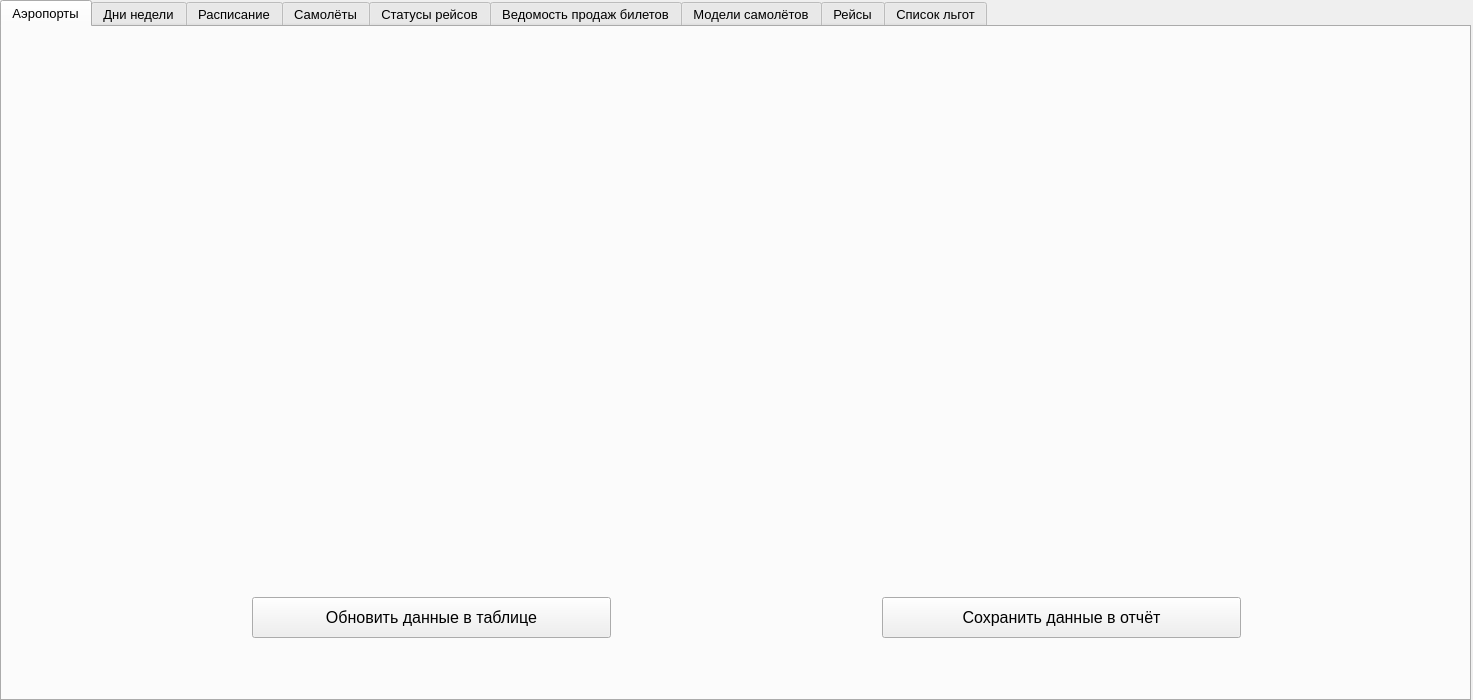
<?xml version="1.0" encoding="UTF-8"?>
<ui version="4.0">
 <class>AdminClass</class>
 <widget class="QWidget" name="AdminClass">
  <property name="geometry">
   <rect>
    <x>0</x>
    <y>0</y>
    <width>1473</width>
    <height>700</height>
   </rect>
  </property>
  <property name="windowTitle">
   <string>Администратор</string>
  </property>
  <widget class="QTabWidget" name="tabTables">
   <property name="geometry">
    <rect>
     <x>0</x>
     <y>0</y>
     <width>1471</width>
     <height>701</height>
    </rect>
   </property>
   <property name="font">
    <font>
     <pointsize>10</pointsize>
    </font>
   </property>
   <property name="currentIndex">
    <number>0</number>
   </property>
   <widget class="QWidget" name="airports_tab">
    <attribute name="title">
     <string>Аэропорты</string>
    </attribute>
    <widget class="QWidget" name="formLayoutWidget_23">
     <property name="geometry">
      <rect>
       <x>0</x>
       <y>10</y>
       <width>1461</width>
       <height>501</height>
      </rect>
     </property>
     <layout class="QFormLayout" name="airports_layout"/>
    </widget>
    <widget class="QPushButton" name="upd_airports_table_btn">
     <property name="geometry">
      <rect>
       <x>250</x>
       <y>570</y>
       <width>359</width>
       <height>41</height>
      </rect>
     </property>
     <property name="font">
      <font>
       <pointsize>12</pointsize>
      </font>
     </property>
     <property name="mouseTracking">
      <bool>false</bool>
     </property>
     <property name="text">
      <string>Обновить данные в таблице</string>
     </property>
     <property name="checkable">
      <bool>false</bool>
     </property>
    </widget>
    <widget class="QPushButton" name="save_airports_table_btn">
     <property name="geometry">
      <rect>
       <x>880</x>
       <y>570</y>
       <width>359</width>
       <height>41</height>
      </rect>
     </property>
     <property name="font">
      <font>
       <pointsize>12</pointsize>
      </font>
     </property>
     <property name="mouseTracking">
      <bool>false</bool>
     </property>
     <property name="text">
      <string>Сохранить данные в отчёт</string>
     </property>
     <property name="checkable">
      <bool>false</bool>
     </property>
    </widget>
   </widget>
   <widget class="QWidget" name="days_of_week_tab">
    <attribute name="title">
     <string>Дни недели</string>
    </attribute>
    <widget class="QWidget" name="formLayoutWidget_24">
     <property name="geometry">
      <rect>
       <x>0</x>
       <y>10</y>
       <width>1461</width>
       <height>501</height>
      </rect>
     </property>
     <layout class="QFormLayout" name="days_of_week_layout"/>
    </widget>
    <widget class="QPushButton" name="upd_days_of_week_table_btn">
     <property name="geometry">
      <rect>
       <x>250</x>
       <y>570</y>
       <width>359</width>
       <height>41</height>
      </rect>
     </property>
     <property name="font">
      <font>
       <pointsize>12</pointsize>
      </font>
     </property>
     <property name="mouseTracking">
      <bool>false</bool>
     </property>
     <property name="text">
      <string>Обновить данные в таблице</string>
     </property>
     <property name="checkable">
      <bool>false</bool>
     </property>
    </widget>
    <widget class="QPushButton" name="save_days_of_week_table_btn">
     <property name="geometry">
      <rect>
       <x>880</x>
       <y>570</y>
       <width>359</width>
       <height>41</height>
      </rect>
     </property>
     <property name="font">
      <font>
       <pointsize>12</pointsize>
      </font>
     </property>
     <property name="mouseTracking">
      <bool>false</bool>
     </property>
     <property name="text">
      <string>Сохранить данные в отчёт</string>
     </property>
     <property name="checkable">
      <bool>false</bool>
     </property>
    </widget>
   </widget>
   <widget class="QWidget" name="schedule_tab">
    <attribute name="title">
     <string>Расписание</string>
    </attribute>
    <widget class="QWidget" name="formLayoutWidget_25">
     <property name="geometry">
      <rect>
       <x>0</x>
       <y>10</y>
       <width>1461</width>
       <height>501</height>
      </rect>
     </property>
     <layout class="QFormLayout" name="schedule_layout"/>
    </widget>
    <widget class="QPushButton" name="upd_schedule_table_btn">
     <property name="geometry">
      <rect>
       <x>250</x>
       <y>570</y>
       <width>359</width>
       <height>41</height>
      </rect>
     </property>
     <property name="font">
      <font>
       <pointsize>12</pointsize>
      </font>
     </property>
     <property name="mouseTracking">
      <bool>false</bool>
     </property>
     <property name="text">
      <string>Обновить данные в таблице</string>
     </property>
     <property name="checkable">
      <bool>false</bool>
     </property>
    </widget>
    <widget class="QPushButton" name="save_schedule_table_btn">
     <property name="geometry">
      <rect>
       <x>880</x>
       <y>570</y>
       <width>359</width>
       <height>41</height>
      </rect>
     </property>
     <property name="font">
      <font>
       <pointsize>12</pointsize>
      </font>
     </property>
     <property name="mouseTracking">
      <bool>false</bool>
     </property>
     <property name="text">
      <string>Сохранить данные в отчёт</string>
     </property>
     <property name="checkable">
      <bool>false</bool>
     </property>
    </widget>
   </widget>
   <widget class="QWidget" name="planes_tab">
    <attribute name="title">
     <string>Самолёты</string>
    </attribute>
    <widget class="QWidget" name="formLayoutWidget_26">
     <property name="geometry">
      <rect>
       <x>0</x>
       <y>10</y>
       <width>1461</width>
       <height>501</height>
      </rect>
     </property>
     <layout class="QFormLayout" name="planes_layout"/>
    </widget>
    <widget class="QPushButton" name="upd_planes_table_btn">
     <property name="geometry">
      <rect>
       <x>250</x>
       <y>570</y>
       <width>359</width>
       <height>41</height>
      </rect>
     </property>
     <property name="font">
      <font>
       <pointsize>12</pointsize>
      </font>
     </property>
     <property name="mouseTracking">
      <bool>false</bool>
     </property>
     <property name="text">
      <string>Обновить данные в таблице</string>
     </property>
     <property name="checkable">
      <bool>false</bool>
     </property>
    </widget>
    <widget class="QPushButton" name="save_planes_table_btn">
     <property name="geometry">
      <rect>
       <x>880</x>
       <y>570</y>
       <width>359</width>
       <height>41</height>
      </rect>
     </property>
     <property name="font">
      <font>
       <pointsize>12</pointsize>
      </font>
     </property>
     <property name="mouseTracking">
      <bool>false</bool>
     </property>
     <property name="text">
      <string>Сохранить данные в отчёт</string>
     </property>
     <property name="checkable">
      <bool>false</bool>
     </property>
    </widget>
   </widget>
   <widget class="QWidget" name="statuses_tab">
    <attribute name="title">
     <string>Статусы рейсов</string>
    </attribute>
    <widget class="QWidget" name="formLayoutWidget_27">
     <property name="geometry">
      <rect>
       <x>0</x>
       <y>10</y>
       <width>1461</width>
       <height>501</height>
      </rect>
     </property>
     <layout class="QFormLayout" name="statuses_layout"/>
    </widget>
    <widget class="QPushButton" name="upd_statuses_table_btn">
     <property name="geometry">
      <rect>
       <x>250</x>
       <y>570</y>
       <width>359</width>
       <height>41</height>
      </rect>
     </property>
     <property name="font">
      <font>
       <pointsize>12</pointsize>
      </font>
     </property>
     <property name="mouseTracking">
      <bool>false</bool>
     </property>
     <property name="text">
      <string>Обновить данные в таблице</string>
     </property>
     <property name="checkable">
      <bool>false</bool>
     </property>
    </widget>
    <widget class="QPushButton" name="save_statuses_table_btn">
     <property name="geometry">
      <rect>
       <x>880</x>
       <y>570</y>
       <width>359</width>
       <height>41</height>
      </rect>
     </property>
     <property name="font">
      <font>
       <pointsize>12</pointsize>
      </font>
     </property>
     <property name="mouseTracking">
      <bool>false</bool>
     </property>
     <property name="text">
      <string>Сохранить данные в отчёт</string>
     </property>
     <property name="checkable">
      <bool>false</bool>
     </property>
    </widget>
   </widget>
   <widget class="QWidget" name="sales_tab">
    <attribute name="title">
     <string>Ведомость продаж билетов</string>
    </attribute>
    <widget class="QWidget" name="formLayoutWidget_28">
     <property name="geometry">
      <rect>
       <x>0</x>
       <y>10</y>
       <width>1461</width>
       <height>501</height>
      </rect>
     </property>
     <layout class="QFormLayout" name="sales_layout"/>
    </widget>
    <widget class="QPushButton" name="upd_sales_table_btn">
     <property name="geometry">
      <rect>
       <x>250</x>
       <y>570</y>
       <width>359</width>
       <height>41</height>
      </rect>
     </property>
     <property name="font">
      <font>
       <pointsize>12</pointsize>
      </font>
     </property>
     <property name="mouseTracking">
      <bool>false</bool>
     </property>
     <property name="text">
      <string>Обновить данные в таблице</string>
     </property>
     <property name="checkable">
      <bool>false</bool>
     </property>
    </widget>
    <widget class="QPushButton" name="save_sales_table_btn">
     <property name="geometry">
      <rect>
       <x>880</x>
       <y>570</y>
       <width>359</width>
       <height>41</height>
      </rect>
     </property>
     <property name="font">
      <font>
       <pointsize>12</pointsize>
      </font>
     </property>
     <property name="mouseTracking">
      <bool>false</bool>
     </property>
     <property name="text">
      <string>Сохранить данные в отчёт</string>
     </property>
     <property name="checkable">
      <bool>false</bool>
     </property>
    </widget>
   </widget>
   <widget class="QWidget" name="models_tab">
    <attribute name="title">
     <string>Модели самолётов</string>
    </attribute>
    <widget class="QWidget" name="formLayoutWidget_29">
     <property name="geometry">
      <rect>
       <x>0</x>
       <y>10</y>
       <width>1461</width>
       <height>501</height>
      </rect>
     </property>
     <layout class="QFormLayout" name="models_layout"/>
    </widget>
    <widget class="QPushButton" name="upd_models_table_btn">
     <property name="geometry">
      <rect>
       <x>250</x>
       <y>570</y>
       <width>359</width>
       <height>41</height>
      </rect>
     </property>
     <property name="font">
      <font>
       <pointsize>12</pointsize>
      </font>
     </property>
     <property name="mouseTracking">
      <bool>false</bool>
     </property>
     <property name="text">
      <string>Обновить данные в таблице</string>
     </property>
     <property name="checkable">
      <bool>false</bool>
     </property>
    </widget>
    <widget class="QPushButton" name="save_models_table_btn">
     <property name="geometry">
      <rect>
       <x>880</x>
       <y>570</y>
       <width>359</width>
       <height>41</height>
      </rect>
     </property>
     <property name="font">
      <font>
       <pointsize>12</pointsize>
      </font>
     </property>
     <property name="mouseTracking">
      <bool>false</bool>
     </property>
     <property name="text">
      <string>Сохранить данные в отчёт</string>
     </property>
     <property name="checkable">
      <bool>false</bool>
     </property>
    </widget>
   </widget>
   <widget class="QWidget" name="flights_tab">
    <attribute name="title">
     <string>Рейсы</string>
    </attribute>
    <widget class="QWidget" name="formLayoutWidget_30">
     <property name="geometry">
      <rect>
       <x>0</x>
       <y>10</y>
       <width>1461</width>
       <height>501</height>
      </rect>
     </property>
     <layout class="QFormLayout" name="flights_layout"/>
    </widget>
    <widget class="QPushButton" name="upd_flights_table_btn">
     <property name="geometry">
      <rect>
       <x>250</x>
       <y>570</y>
       <width>359</width>
       <height>41</height>
      </rect>
     </property>
     <property name="font">
      <font>
       <pointsize>12</pointsize>
      </font>
     </property>
     <property name="mouseTracking">
      <bool>false</bool>
     </property>
     <property name="text">
      <string>Обновить данные в таблице</string>
     </property>
     <property name="checkable">
      <bool>false</bool>
     </property>
    </widget>
    <widget class="QPushButton" name="save_flights_table_btn">
     <property name="geometry">
      <rect>
       <x>880</x>
       <y>570</y>
       <width>359</width>
       <height>41</height>
      </rect>
     </property>
     <property name="font">
      <font>
       <pointsize>12</pointsize>
      </font>
     </property>
     <property name="mouseTracking">
      <bool>false</bool>
     </property>
     <property name="text">
      <string>Сохранить данные в отчёт</string>
     </property>
     <property name="checkable">
      <bool>false</bool>
     </property>
    </widget>
   </widget>
   <widget class="QWidget" name="benefits_tab">
    <attribute name="title">
     <string>Список льгот</string>
    </attribute>
    <widget class="QWidget" name="formLayoutWidget_31">
     <property name="geometry">
      <rect>
       <x>0</x>
       <y>10</y>
       <width>1461</width>
       <height>501</height>
      </rect>
     </property>
     <layout class="QFormLayout" name="benefits_layout"/>
    </widget>
    <widget class="QPushButton" name="upd_benefits_table_btn">
     <property name="geometry">
      <rect>
       <x>250</x>
       <y>570</y>
       <width>359</width>
       <height>41</height>
      </rect>
     </property>
     <property name="font">
      <font>
       <pointsize>12</pointsize>
      </font>
     </property>
     <property name="mouseTracking">
      <bool>false</bool>
     </property>
     <property name="text">
      <string>Обновить данные в таблице</string>
     </property>
     <property name="checkable">
      <bool>false</bool>
     </property>
    </widget>
    <widget class="QPushButton" name="save_benefits_table_btn">
     <property name="geometry">
      <rect>
       <x>880</x>
       <y>570</y>
       <width>359</width>
       <height>41</height>
      </rect>
     </property>
     <property name="font">
      <font>
       <pointsize>12</pointsize>
      </font>
     </property>
     <property name="mouseTracking">
      <bool>false</bool>
     </property>
     <property name="text">
      <string>Сохранить данные в отчёт</string>
     </property>
     <property name="checkable">
      <bool>false</bool>
     </property>
    </widget>
   </widget>
  </widget>
 </widget>
 <resources/>
 <connections/>
</ui>
